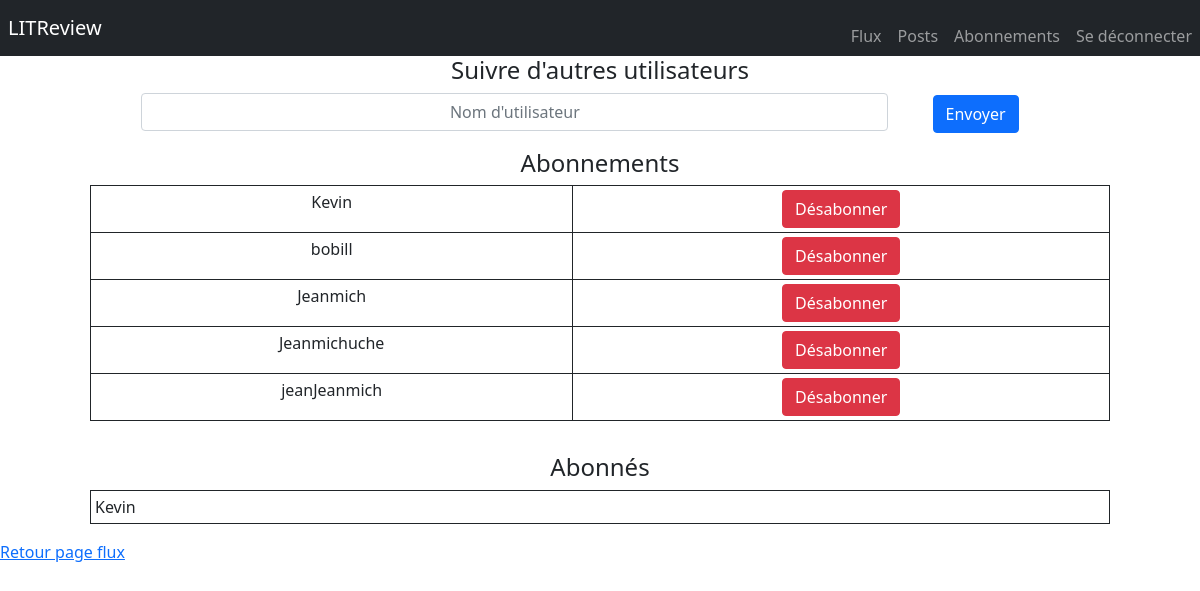
The app's page /follow/ (signed in), older data.
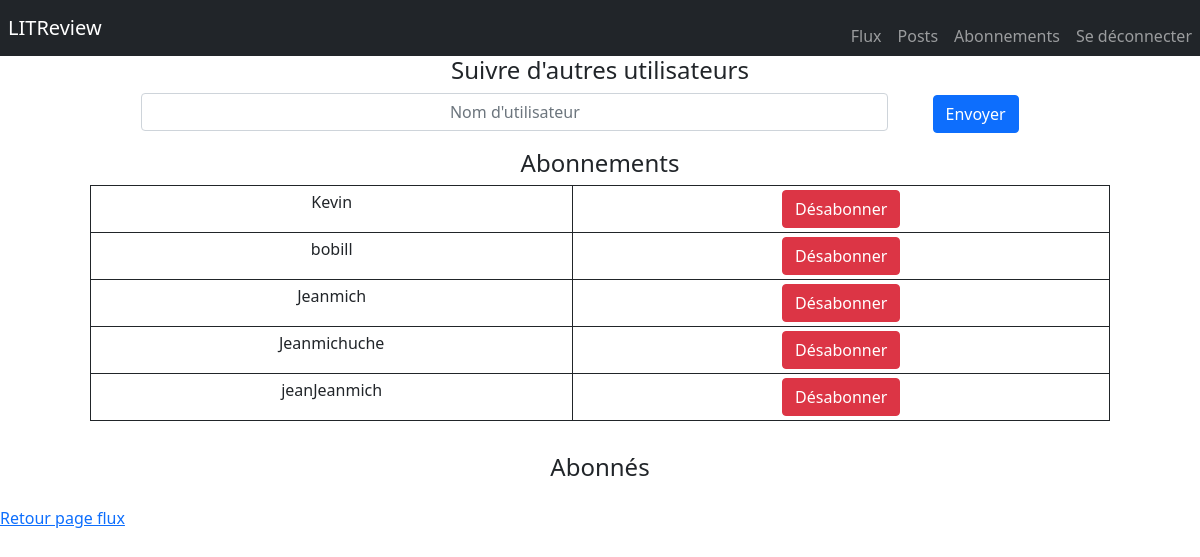
The same page, newer data.
### litR_site/models.py (models this page shows)
class UserFollows(models.Model):
    user = models.ForeignKey(
        to=settings.AUTH_USER_MODEL,
        on_delete=models.CASCADE, related_name='following')
    followed_user = models.ForeignKey(
        to=settings.AUTH_USER_MODEL,
        on_delete=models.CASCADE, related_name='followed_user')
    class Meta:
        unique_together = ('user', 'followed_user', )

### litR_site/views.py (the view)
# urls.py: path('follow/', follow_users, name="follow"),
@login_required(login_url='home')
def follow_users(request):
    if request.POST:
        username = request.POST['username']
        user = User.objects.get(username__exact=username)
        if user is not None:
            UserFollows.objects.create(user=request.user, followed_user=user)
    usersfollows = UserFollows.objects.filter(user__exact=request.user)
    followeds = UserFollows.objects.filter(followed_user__exact=request.user)
    return render(request, 'follow_users.html', {'usersfollows': usersfollows, 'followeds': followeds})

### litR_site/templates/follow_users.html (shortened to what this page needs)
{% extends "base_02.html" %}
{% load static %}
{% block content %}
    <div class="row">
	<div class="col-10 offset-1">
		<div class="row text-center mb-3">
			<h4>Suivre d'autres utilisateurs</h4>
			<form  method="post">
				<div class="col-9 d-inline-block">
					<input class="form-control text-center" type="text" name="username" placeholder="Nom d'utilisateur">
				</div>
				<div class="col-2 d-inline-block">
					<button class="btn btn-primary">Envoyer</button>
				</div>
			</form>
		</div>
		<div class="row text-center mb-3">
			<h4>Abonnements</h4>
			<table class="table table-sm table-bordered border-dark">
				<tbody>
					{% for usersfollow in usersfollows %}
					<tr>
						<td>{{ usersfollow.followed_user }}</td>
						<td><a href="{% url 'unfollow' usersfollow.id %}" class="btn btn-danger">Désabonner</a></td>
					</tr>
					{% endfor %}
				</tbody>
			</table>
		</div>
		<div class="row text-center">
			<h4>Abonnés</h4>
			<table class="table table-sm table-bordered border-dark text-start">
				<tbody>
					{% for followed in followeds  %}
					<tr>
						<td>{{ followed.user }}</td>
					</tr>
					{% endfor %}
				</tbody>
			</table>
		</div>
	</div>
        <a class="" href="{% url 'flux' %}" >Retour page flux</a>
</div>
{% endblock %}

Row changes from the older to the newer data that the page shows:
removed UserFollows: user "Kevin", shown under "Abonnés"
